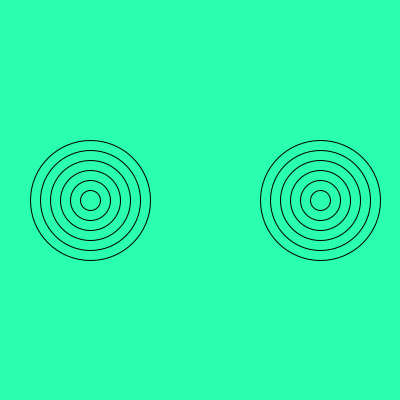
Frame 1 (no input)
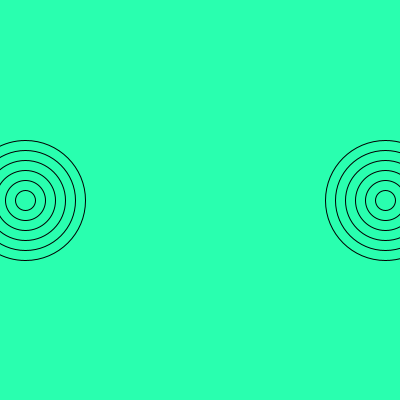
Frame 60 (the mouse pressed at the canvas centre just before this capture)
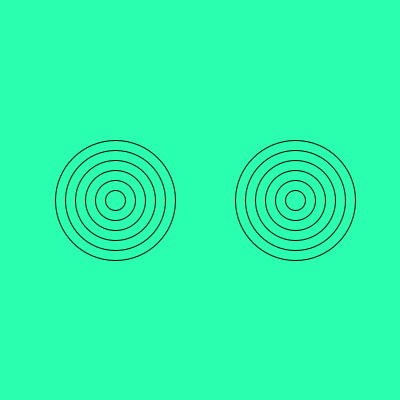
Frame 120 (the mouse held since frame 60 and released just before this capture)

The Processing sketch that drew these frames (run headless with seeded random() and noise(); from frame 60 on, the mouse is pressed at the canvas centre):

// Processing sketch: amazing_rings
// ── amazing_rings.pde
int x =90;
int x2 = 320;
int speed = 5;
void setup() {
  size (400,400);
}

void draw() {
  
  background(#29FFAF);
  int ringSize = 120;
  if ( x == 400 || x == 0){
   speed =- speed;
    
  }
  for (int i = 0; i < 6; i++) {
    
 noFill();
  ellipse( x, 200, ringSize, ringSize);

 
 ellipse( x2,200, ringSize, ringSize);
 ringSize -= 20;
 
  }
  x += speed;
  x2 -= speed;
  // Go to the recipe to run the demonstration before starting this program
  
  /*
  Use the code from your Bullseye program to draw the rings shown in this recipe.
  You can use the noFill() command to make your ellipses transparent.
  Make the rings move past each other.
  When the rings hit the side of the sketch, make them reverse their direction.
  */
}
